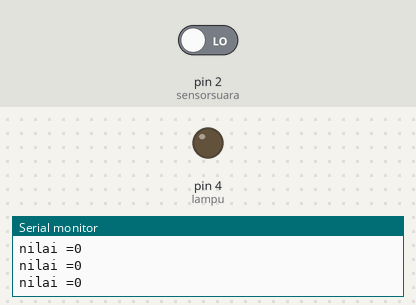
Recording of a sketch running on a simulated Arduino Nano, built with avr-gcc and run on an emulated ATmega328P. Shown: output pins drawn as LEDs (lit = HIGH), the last lines printed to the serial monitor. Dashed ring = blinking. The test bench sets the inputs (shaded band); at power-on: pin 2 (sensorsuara) LOW.

Above: at 1.2 s.
1.3 s: pin 2 (sensorsuara) driven HIGH
At 2.08 s:
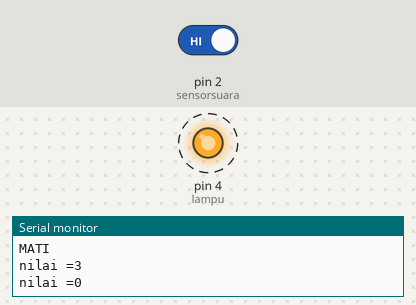
4.3 s: pin 2 (sensorsuara) driven LOW
At 4.3 s:
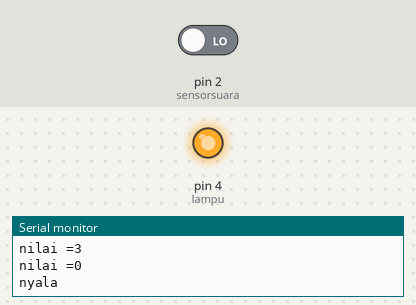
Timing chart, 0 to 7.3 s (numbered marks = the images above; inputs shaded):
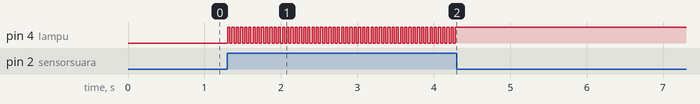

Measured:
- after the input at 1.3 s, pin 4 (lampu): alternates HIGH for 0.03 s and LOW for 0.03 s, starting at once
- after the input at 4.3 s, pin 4 (lampu): stops changing and stays HIGH

The sketch:

sensor_tepuk.ino
```cpp
int sensorsuara = 2; //mendefinisikan pin sensor ada di pin D2 pada arduino nano
int lampu = 4; //mendefinisikan pin lampu ada di pin D4 pada arduino nano
int nilai; //tempat untuk menampung nilai untuk mentriger lampu . nilai awal bernilai 0/kosong
void setup()
{
  Serial.begin(9600); //memulai serial dengan baudrate 9600
  pinMode (sensorsuara, INPUT); //membuat sesorsuara menjadi input
  pinMode (lampu, OUTPUT); //membuat lampu menjadi output

}

void loop() {
  int state=digitalRead(sensorsuara);  //membaca nilai sensor / jika digitalwrite maka yang dibaca 1 atau 0 / HIGH atau LOW

  if(digitalRead(sensorsuara) == 1){ //statment jika sensor suara bernilai high/1 maka:
    nilai++; //nilai akan  bertam satu
    if(nilai > 3){ //statment jika nilai leih dari 3 maka
      nilai = 0; //nilai akan kembali lagi  ke 0
      }
    }
  if(nilai==1) //statment ketika variabel nilai  bernilai 1 maka:
  {
    digitalWrite(lampu, HIGH); //lampu akan nyala
    Serial.println("nyala"); //menampilkan tulisan NYALA di serial monitor

  } else if(nilai == 3){ //statment jika variabel nilai 3 maka:
    digitalWrite(lampu, LOW); //lampu akan mati
    Serial.println("MATI"); //menammpilkan tulisan MATI di serial monitor
    }
    Serial.print("nilai ="); //menampilkan tulisan nilai= di serial monitor
    Serial.println(nilai); //menampilkan variabel nilai /isi dari variabel nilai ke serial monitor

}
```
